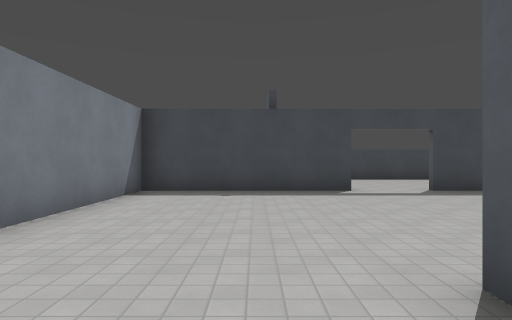
View 1 (above)

20 first-person views from a walk through a 3-D level made in the Godot game engine. The camera is 1.5 m above the floor, looks level and sees 75° across. The floor is counted in squares, 2 m on a side. Each view is taken from the middle of a square. On the plan, view 1 faces up. The plan holds only what a view shows up to about 11 squares ahead; the rest is blank. Surface patterns are stand-ins for the level's own textures.

View 2
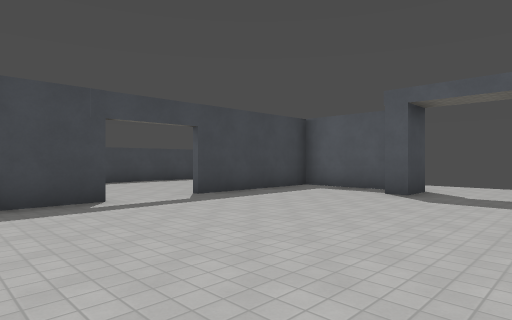

View 3
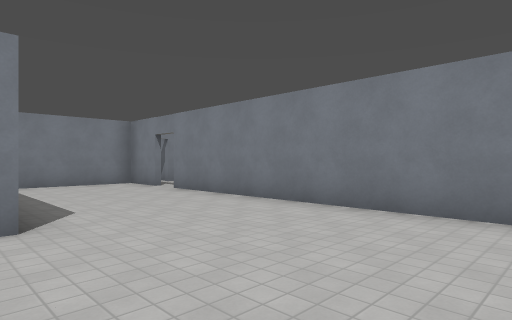

View 4
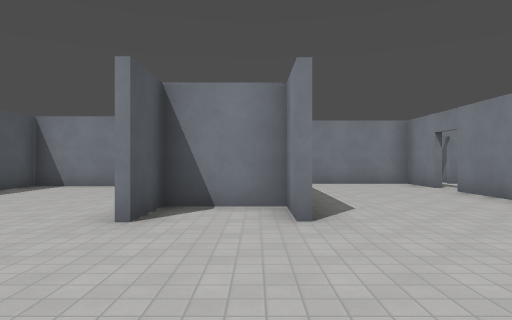

View 5
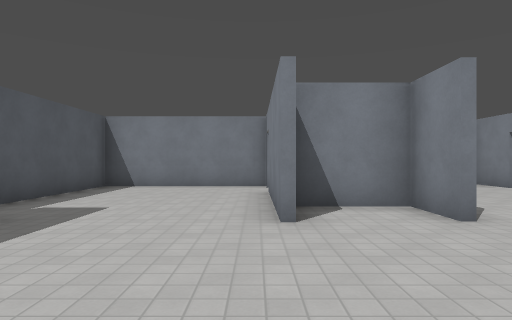

View 6
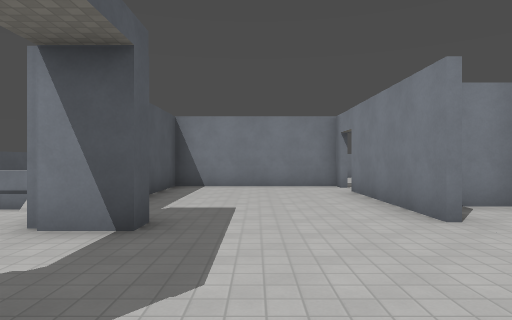

View 7
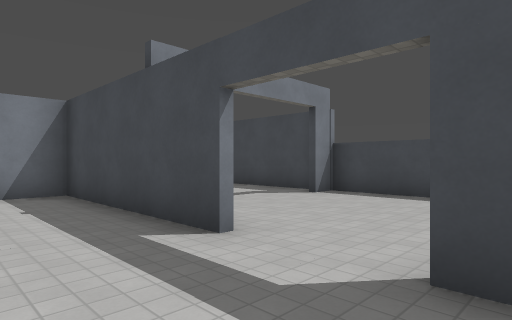

View 8
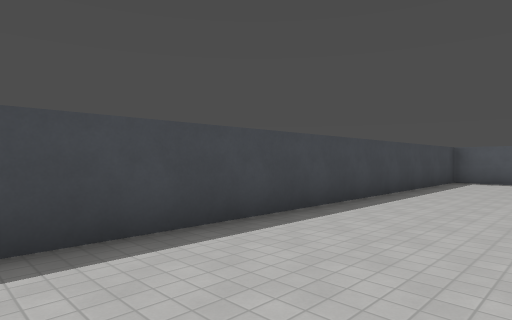

View 9
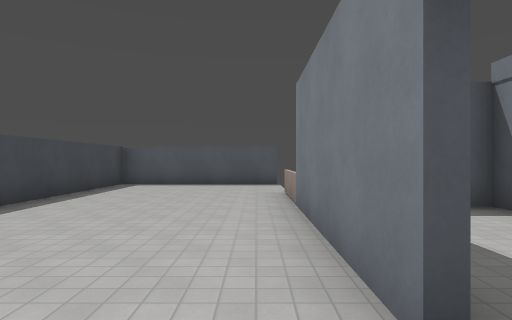

View 10
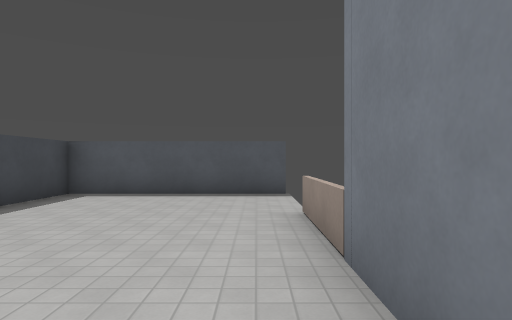

View 11
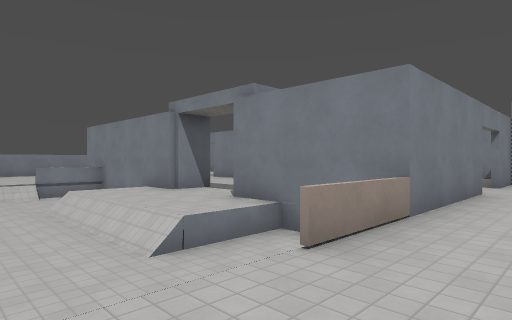

View 12
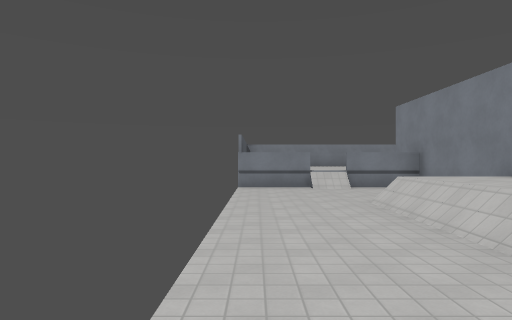

View 13
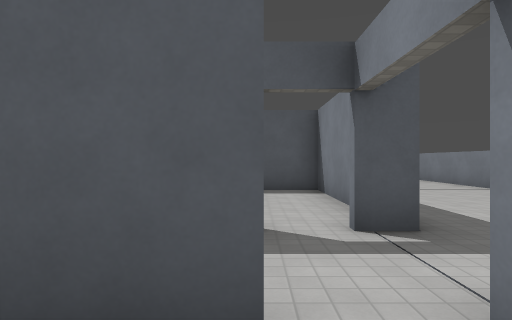

View 14
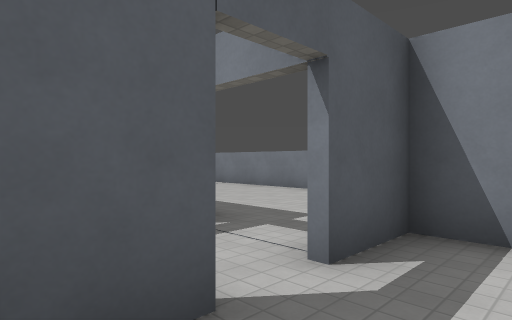

View 15
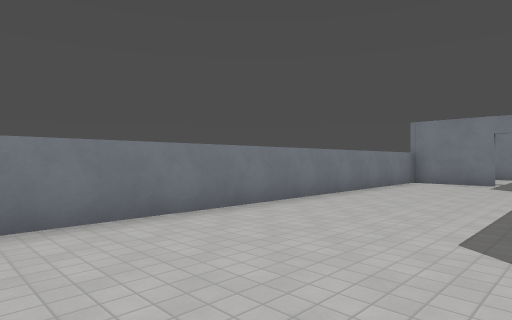

View 16
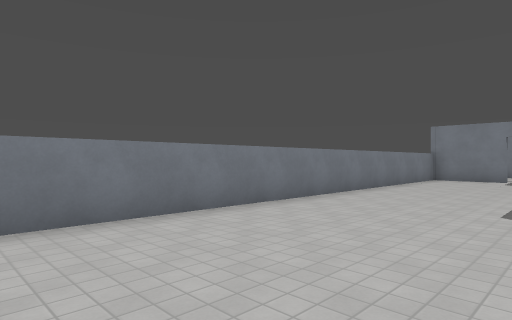

View 17
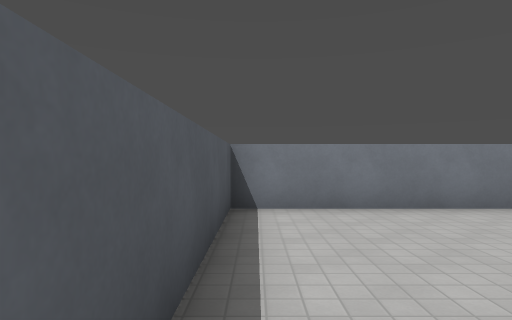

View 18
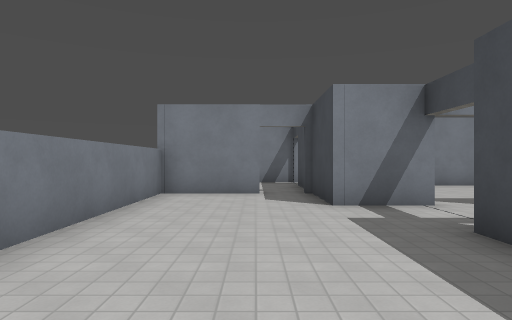

View 19
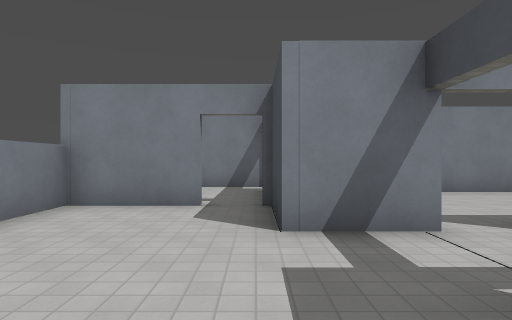

View 20
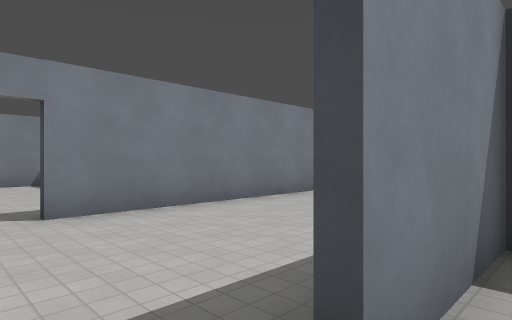

### Floor plan
Key: @ floor where view 1 was taken; # wall or solid block; x gap in a wall; . main floor; - floor 1 m lower than the main floor; / step, stairs or slope; O other object.
Columns run from 9 left of view 1 to 14 right of it. Each row starts with its distance up from view 1.
 14          ###############
 13       ####.............#
 12        ................#
 11         ...............#
 10          ..............#
  9           .............#
  8       ######..####OO///
  7       #..........#-----
  6       #..........#///--
  5       #..........#../--
  4       #............./--
  3       #............./--
  2       #..........#../--
  1       #...#..#...#///--
  0       #..@####...# ----
 -1 #.... #...#..#...# ----
 -2  .....x...x..x...# -/--
 -3       x...x..x...#  . .#
 -4       #...#..#####... .#
 -5      ######............#
 -6      #..x..............#
 -7      #  #..............#
 -8         #..............#
 -9         ################

Positions as (right, up) in squares from view 1, and headings:
1: (0, 0), facing up
2: (0, 2), facing up-right
3: (2, 6), facing down-left
4: (2, 6), facing down
5: (4, 6), facing down
6: (6, 6), facing down
7: (5, 6), facing up-left
8: (1, 10), facing up-right
9: (3, 9), facing right
10: (6, 9), facing right
11: (13, 10), facing down-left
12: (13, 7), facing down
13: (0, -2), facing right
14: (0, -1), facing down-right
15: (11, -4), facing down-left
16: (13, -4), facing down-left
17: (13, -3), facing down
18: (7, -6), facing left
19: (5, -5), facing left
20: (2, -3), facing up-left
